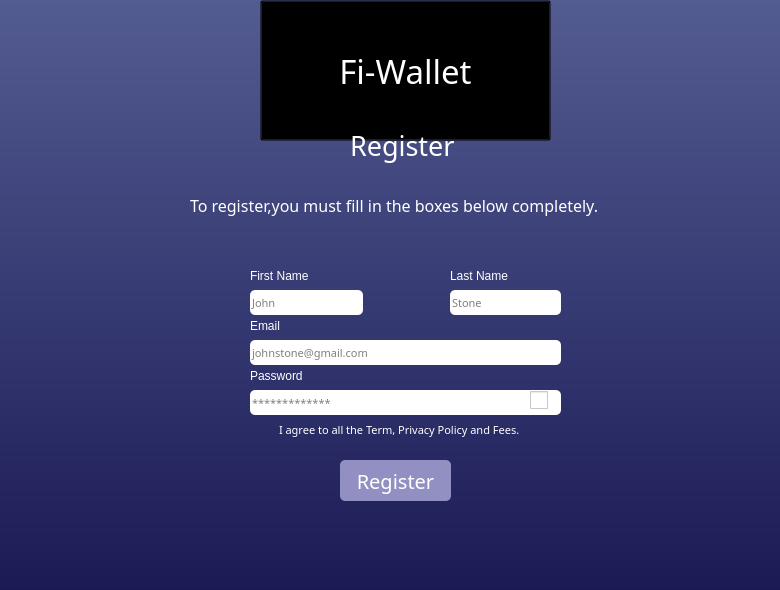
<?xml version="1.0" encoding="UTF-8"?>
<ui version="4.0">
 <class>anasayfa</class>
 <widget class="QMainWindow" name="anasayfa">
  <property name="geometry">
   <rect>
    <x>0</x>
    <y>0</y>
    <width>780</width>
    <height>590</height>
   </rect>
  </property>
  <property name="minimumSize">
   <size>
    <width>780</width>
    <height>590</height>
   </size>
  </property>
  <property name="maximumSize">
   <size>
    <width>780</width>
    <height>590</height>
   </size>
  </property>
  <property name="windowTitle">
   <string>MainWindow</string>
  </property>
  <widget class="QWidget" name="sayfa2">
   <widget class="QWidget" name="sayfa3" native="true">
    <property name="geometry">
     <rect>
      <x>0</x>
      <y>0</y>
      <width>780</width>
      <height>590</height>
     </rect>
    </property>
    <property name="minimumSize">
     <size>
      <width>780</width>
      <height>590</height>
     </size>
    </property>
    <property name="maximumSize">
     <size>
      <width>780</width>
      <height>590</height>
     </size>
    </property>
    <property name="font">
     <font>
      <pointsize>25</pointsize>
     </font>
    </property>
    <property name="styleSheet">
     <string notr="true">background-color: qlineargradient(spread:reflect, x1:1, y1:0, x2:1, y2:1, stop:0 rgba(83, 92, 145, 255), stop:1 rgba(27, 26, 85, 255));</string>
    </property>
    <widget class="QPushButton" name="pushButton">
     <property name="geometry">
      <rect>
       <x>260</x>
       <y>0</y>
       <width>291</width>
       <height>141</height>
      </rect>
     </property>
     <property name="font">
      <font>
       <family>Poppins</family>
       <pointsize>25</pointsize>
      </font>
     </property>
     <property name="styleSheet">
      <string notr="true">background-color:transparent;
color:rgb(255, 255, 255);</string>
     </property>
     <property name="text">
      <string>Fi-Wallet</string>
     </property>
     <property name="icon">
      <iconset resource="register.qrc">
       <normaloff>:/img/img/icon.drawio.svg</normaloff>:/img/img/icon.drawio.svg</iconset>
     </property>
     <property name="iconSize">
      <size>
       <width>150</width>
       <height>150</height>
      </size>
     </property>
    </widget>
    <widget class="QLabel" name="aciklama">
     <property name="geometry">
      <rect>
       <x>190</x>
       <y>150</y>
       <width>691</width>
       <height>111</height>
      </rect>
     </property>
     <property name="font">
      <font>
       <family>Poppins</family>
       <pointsize>12</pointsize>
      </font>
     </property>
     <property name="styleSheet">
      <string notr="true">background-color:transparent;
color:white;</string>
     </property>
     <property name="text">
      <string>To register,you must fill in the boxes below completely.</string>
     </property>
    </widget>
    <widget class="QLabel" name="registerbaslik">
     <property name="geometry">
      <rect>
       <x>350</x>
       <y>120</y>
       <width>111</width>
       <height>51</height>
      </rect>
     </property>
     <property name="font">
      <font>
       <family>Poppins</family>
       <pointsize>20</pointsize>
       <kerning>true</kerning>
      </font>
     </property>
     <property name="styleSheet">
      <string notr="true">background-color:transparent;
color:white;</string>
     </property>
     <property name="text">
      <string>Register</string>
     </property>
    </widget>
    <widget class="QLabel" name="firstname">
     <property name="geometry">
      <rect>
       <x>250</x>
       <y>260</y>
       <width>101</width>
       <height>31</height>
      </rect>
     </property>
     <property name="font">
      <font>
       <pointsize>9</pointsize>
      </font>
     </property>
     <property name="styleSheet">
      <string notr="true">background-color:transparent;
color:white;</string>
     </property>
     <property name="text">
      <string>First Name</string>
     </property>
    </widget>
    <widget class="QLabel" name="lastname">
     <property name="geometry">
      <rect>
       <x>450</x>
       <y>260</y>
       <width>91</width>
       <height>31</height>
      </rect>
     </property>
     <property name="font">
      <font>
       <pointsize>9</pointsize>
      </font>
     </property>
     <property name="styleSheet">
      <string notr="true">background-color:transparent;
color:white;</string>
     </property>
     <property name="text">
      <string>Last Name</string>
     </property>
    </widget>
    <widget class="QLabel" name="email">
     <property name="geometry">
      <rect>
       <x>250</x>
       <y>310</y>
       <width>101</width>
       <height>31</height>
      </rect>
     </property>
     <property name="font">
      <font>
       <pointsize>9</pointsize>
      </font>
     </property>
     <property name="styleSheet">
      <string notr="true">background-color:transparent;
color:white;</string>
     </property>
     <property name="text">
      <string>Email</string>
     </property>
    </widget>
    <widget class="QLabel" name="password">
     <property name="geometry">
      <rect>
       <x>250</x>
       <y>360</y>
       <width>101</width>
       <height>31</height>
      </rect>
     </property>
     <property name="font">
      <font>
       <pointsize>9</pointsize>
      </font>
     </property>
     <property name="styleSheet">
      <string notr="true">background-color:transparent;
color:white;</string>
     </property>
     <property name="text">
      <string>Password</string>
     </property>
    </widget>
    <widget class="QLineEdit" name="isim">
     <property name="geometry">
      <rect>
       <x>250</x>
       <y>290</y>
       <width>113</width>
       <height>25</height>
      </rect>
     </property>
     <property name="font">
      <font>
       <family>Poppins</family>
       <pointsize>8</pointsize>
      </font>
     </property>
     <property name="accessibleName">
      <string/>
     </property>
     <property name="styleSheet">
      <string notr="true">background-color:white;
border-radius:5px;</string>
     </property>
     <property name="placeholderText">
      <string>John</string>
     </property>
    </widget>
    <widget class="QLineEdit" name="soyadi">
     <property name="geometry">
      <rect>
       <x>450</x>
       <y>290</y>
       <width>111</width>
       <height>25</height>
      </rect>
     </property>
     <property name="font">
      <font>
       <family>Poppins</family>
       <pointsize>8</pointsize>
      </font>
     </property>
     <property name="accessibleName">
      <string/>
     </property>
     <property name="styleSheet">
      <string notr="true">background-color:white;
border-radius:5px;</string>
     </property>
     <property name="placeholderText">
      <string>Stone</string>
     </property>
    </widget>
    <widget class="QLineEdit" name="mail">
     <property name="geometry">
      <rect>
       <x>250</x>
       <y>340</y>
       <width>311</width>
       <height>25</height>
      </rect>
     </property>
     <property name="font">
      <font>
       <family>Poppins</family>
       <pointsize>8</pointsize>
      </font>
     </property>
     <property name="accessibleName">
      <string/>
     </property>
     <property name="styleSheet">
      <string notr="true">background-color:white;
border-radius:5px;</string>
     </property>
     <property name="text">
      <string/>
     </property>
     <property name="placeholderText">
      <string>johnstone@gmail.com</string>
     </property>
    </widget>
    <widget class="QCheckBox" name="onayla">
     <property name="geometry">
      <rect>
       <x>260</x>
       <y>420</y>
       <width>351</width>
       <height>20</height>
      </rect>
     </property>
     <property name="font">
      <font>
       <family>Poppins</family>
       <pointsize>8</pointsize>
      </font>
     </property>
     <property name="styleSheet">
      <string notr="true">background-color:transparent;
color:white;</string>
     </property>
     <property name="text">
      <string>I agree to all the Term, Privacy Policy and Fees.</string>
     </property>
    </widget>
    <widget class="QLineEdit" name="sifre">
     <property name="geometry">
      <rect>
       <x>250</x>
       <y>390</y>
       <width>311</width>
       <height>25</height>
      </rect>
     </property>
     <property name="font">
      <font>
       <family>Poppins</family>
       <pointsize>8</pointsize>
      </font>
     </property>
     <property name="accessibleName">
      <string/>
     </property>
     <property name="styleSheet">
      <string notr="true">background-color:white;
border-radius:5px;</string>
     </property>
     <property name="text">
      <string/>
     </property>
     <property name="echoMode">
      <enum>QLineEdit::Password</enum>
     </property>
     <property name="placeholderText">
      <string>*************</string>
     </property>
    </widget>
    <widget class="QPushButton" name="kayitbuton">
     <property name="geometry">
      <rect>
       <x>340</x>
       <y>460</y>
       <width>111</width>
       <height>41</height>
      </rect>
     </property>
     <property name="font">
      <font>
       <family>Poppins</family>
       <pointsize>15</pointsize>
       <underline>false</underline>
      </font>
     </property>
     <property name="styleSheet">
      <string notr="true">background-color:#9290C3;
color:white;
border-radius:5px;</string>
     </property>
     <property name="text">
      <string>Register</string>
     </property>
    </widget>
    <widget class="QCheckBox" name="sifregoster">
     <property name="geometry">
      <rect>
       <x>530</x>
       <y>390</y>
       <width>21</width>
       <height>20</height>
      </rect>
     </property>
     <property name="styleSheet">
      <string notr="true">QCheckBox{
    background-color:white;
    border-top-right-radius: 10px;
    border-bottom-right-radius: 10px;
    text-align: center;
}
QCheckBox::indicator{

    width:18px;
    height:18px;
}
QCheckBox::indicator:checked{
    
	image: url(:/img/img/eye-off (1).svg);
 
}
QCheckBox::indicator:unchecked{
	image: url(:/img/img/eye.svg);
    

}</string>
     </property>
     <property name="text">
      <string/>
     </property>
    </widget>
   </widget>
  </widget>
 </widget>
 <resources>
  <include location="register.qrc"/>
 </resources>
 <connections/>
</ui>
